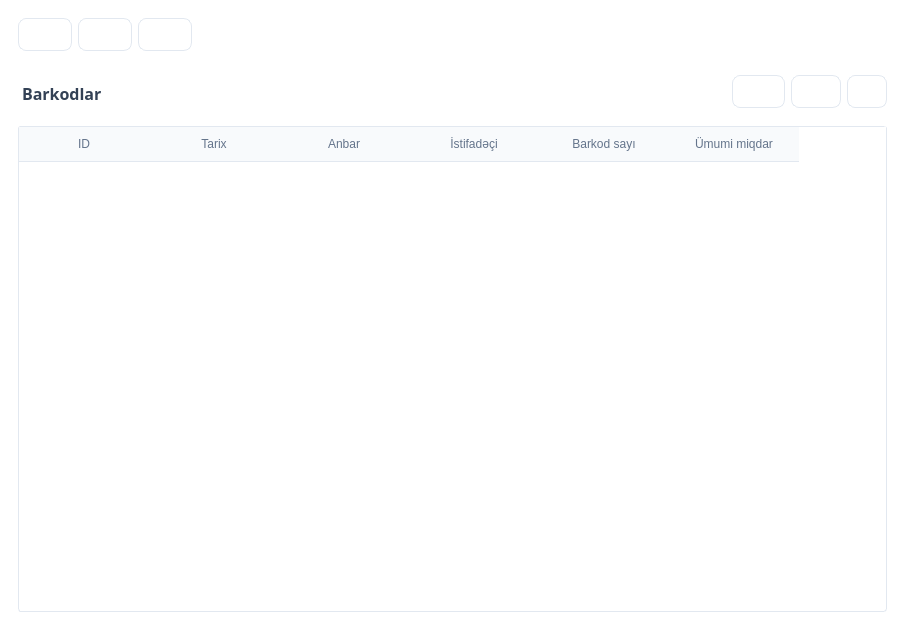
<?xml version="1.0" encoding="UTF-8"?>
<ui version="4.0">
 <class>Main</class>
 <widget class="QMainWindow" name="Main">
  <property name="geometry">
   <rect>
    <x>0</x>
    <y>0</y>
    <width>905</width>
    <height>630</height>
   </rect>
  </property>
  <property name="maximumSize">
   <size>
    <width>905</width>
    <height>630</height>
   </size>
  </property>
  <property name="acceptDrops">
   <bool>true</bool>
  </property>
  <property name="windowTitle">
   <string/>
  </property>
  <property name="windowIcon">
   <iconset resource="resources.qrc">
    <normaloff>:/assets/icons/icon.png</normaloff>:/assets/icons/icon.png</iconset>
  </property>
  <property name="styleSheet">
   <string notr="true">/* Main section */

QWidget {
    background-color: #FFFFFF;
    color: #334155;
}

/* Table Styling */
QTableWidget {
    background-color: #FFFFFF;
    border: 1px solid #E2E8F0;
	border-radius:3px;
    gridline-color: #F1F5F9;
}

QTableWidget::item {
    padding: 8px;
	border:none;
}

QTableWidget::item:selected {
    background-color: #E0F2FE;
    color: #0369A1;
}

QHeaderView::section {
    background-color: #F8FAFC;
    color: #64748B;
    padding: 8px;
    border: none;
    border-bottom: 1px solid #E2E8F0;
}

/* Button Styling */
QPushButton {
	max-height:15px;
    padding: 8px;
    border: 1px solid #E2E8F0;
    border-radius: 8px;
    background-color: #FFFFFF;
    color: #475569;
}

QPushButton:hover {
    background-color: #F0F9FF;
    border-color: #0EA5E9;
    color: #0EA5E9;
}

QPushButton:pressed {
    background-color: #E0F2FE;
    color: #0369A1;
}

/* Input Fields */
QLineEdit{
	max-height:15px;
    padding: 8px 12px;
    border: 1px solid #E2E8F0;
    border-radius: 8px;
    background-color: #FFFFFF;
    color: #334155;
}

QLineEdit:focus{
    border-color: #0EA5E9;
    background-color: #F0F9FF;
}

Line{
	background-color: rgba(40, 180, 244, 15);
}</string>
  </property>
  <widget class="QWidget" name="centralwidget">
   <layout class="QGridLayout" name="gridLayout">
    <item row="0" column="0">
     <widget class="QWidget" name="top" native="true">
      <layout class="QHBoxLayout" name="horizontalLayout_2">
       <item>
        <widget class="QPushButton" name="btn_users">
         <property name="minimumSize">
          <size>
           <width>0</width>
           <height>0</height>
          </size>
         </property>
         <property name="maximumSize">
          <size>
           <width>16777215</width>
           <height>33</height>
          </size>
         </property>
         <property name="font">
          <font>
           <family>Sans Serif</family>
           <pointsize>11</pointsize>
           <bold>false</bold>
          </font>
         </property>
         <property name="cursor">
          <cursorShape>PointingHandCursor</cursorShape>
         </property>
         <property name="focusPolicy">
          <enum>Qt::FocusPolicy::NoFocus</enum>
         </property>
         <property name="toolTip">
          <string>İstifadəçilər</string>
         </property>
         <property name="toolTipDuration">
          <number>-1</number>
         </property>
         <property name="layoutDirection">
          <enum>Qt::LayoutDirection::LeftToRight</enum>
         </property>
         <property name="autoFillBackground">
          <bool>false</bool>
         </property>
         <property name="styleSheet">
          <string notr="true"/>
         </property>
         <property name="text">
          <string/>
         </property>
         <property name="icon">
          <iconset resource="resources.qrc">
           <normaloff>:/assets/icons/stakeholder.png</normaloff>:/assets/icons/stakeholder.png</iconset>
         </property>
         <property name="iconSize">
          <size>
           <width>20</width>
           <height>20</height>
          </size>
         </property>
         <property name="checkable">
          <bool>true</bool>
         </property>
         <property name="checked">
          <bool>false</bool>
         </property>
         <property name="autoExclusive">
          <bool>true</bool>
         </property>
        </widget>
       </item>
       <item>
        <widget class="QPushButton" name="btn_barcodes">
         <property name="minimumSize">
          <size>
           <width>0</width>
           <height>0</height>
          </size>
         </property>
         <property name="maximumSize">
          <size>
           <width>16777215</width>
           <height>33</height>
          </size>
         </property>
         <property name="font">
          <font>
           <family>Sans Serif</family>
           <pointsize>11</pointsize>
           <bold>false</bold>
          </font>
         </property>
         <property name="cursor">
          <cursorShape>PointingHandCursor</cursorShape>
         </property>
         <property name="focusPolicy">
          <enum>Qt::FocusPolicy::NoFocus</enum>
         </property>
         <property name="toolTip">
          <string>Barkodlar</string>
         </property>
         <property name="layoutDirection">
          <enum>Qt::LayoutDirection::LeftToRight</enum>
         </property>
         <property name="autoFillBackground">
          <bool>false</bool>
         </property>
         <property name="styleSheet">
          <string notr="true"/>
         </property>
         <property name="text">
          <string/>
         </property>
         <property name="icon">
          <iconset resource="resources.qrc">
           <normaloff>:/assets/icons/verified.png</normaloff>:/assets/icons/verified.png</iconset>
         </property>
         <property name="iconSize">
          <size>
           <width>20</width>
           <height>20</height>
          </size>
         </property>
         <property name="checkable">
          <bool>true</bool>
         </property>
         <property name="checked">
          <bool>false</bool>
         </property>
         <property name="autoExclusive">
          <bool>true</bool>
         </property>
        </widget>
       </item>
       <item>
        <widget class="QPushButton" name="btn_show_info">
         <property name="minimumSize">
          <size>
           <width>0</width>
           <height>0</height>
          </size>
         </property>
         <property name="maximumSize">
          <size>
           <width>16777215</width>
           <height>33</height>
          </size>
         </property>
         <property name="font">
          <font>
           <family>Sans Serif</family>
           <pointsize>11</pointsize>
           <bold>false</bold>
          </font>
         </property>
         <property name="cursor">
          <cursorShape>PointingHandCursor</cursorShape>
         </property>
         <property name="focusPolicy">
          <enum>Qt::FocusPolicy::NoFocus</enum>
         </property>
         <property name="toolTip">
          <string>Barkodlar</string>
         </property>
         <property name="layoutDirection">
          <enum>Qt::LayoutDirection::LeftToRight</enum>
         </property>
         <property name="autoFillBackground">
          <bool>false</bool>
         </property>
         <property name="styleSheet">
          <string notr="true"/>
         </property>
         <property name="icon">
          <iconset resource="resources.qrc">
           <normaloff>:/assets/icons/info.png</normaloff>:/assets/icons/info.png</iconset>
         </property>
         <property name="iconSize">
          <size>
           <width>20</width>
           <height>20</height>
          </size>
         </property>
         <property name="checkable">
          <bool>true</bool>
         </property>
         <property name="checked">
          <bool>false</bool>
         </property>
         <property name="autoExclusive">
          <bool>true</bool>
         </property>
        </widget>
       </item>
       <item>
        <spacer name="horizontalSpacer_2">
         <property name="orientation">
          <enum>Qt::Orientation::Horizontal</enum>
         </property>
         <property name="sizeHint" stdset="0">
          <size>
           <width>40</width>
           <height>20</height>
          </size>
         </property>
        </spacer>
       </item>
      </layout>
     </widget>
    </item>
    <item row="1" column="0">
     <widget class="QStackedWidget" name="pages">
      <property name="currentIndex">
       <number>1</number>
      </property>
      <widget class="QWidget" name="users_page">
       <layout class="QGridLayout" name="gridLayout_2">
        <item row="0" column="0">
         <widget class="QWidget" name="users_widget" native="true">
          <property name="focusPolicy">
           <enum>Qt::FocusPolicy::NoFocus</enum>
          </property>
          <property name="styleSheet">
           <string notr="true"/>
          </property>
          <layout class="QVBoxLayout" name="verticalLayout">
           <property name="leftMargin">
            <number>0</number>
           </property>
           <property name="topMargin">
            <number>0</number>
           </property>
           <property name="rightMargin">
            <number>0</number>
           </property>
           <property name="bottomMargin">
            <number>0</number>
           </property>
           <item>
            <layout class="QHBoxLayout" name="horizontalLayout_4">
             <item>
              <widget class="QLabel" name="label_Users">
               <property name="minimumSize">
                <size>
                 <width>0</width>
                 <height>30</height>
                </size>
               </property>
               <property name="font">
                <font>
                 <family>Sans Serif</family>
                 <pointsize>12</pointsize>
                 <bold>true</bold>
                 <underline>false</underline>
                </font>
               </property>
               <property name="focusPolicy">
                <enum>Qt::FocusPolicy::NoFocus</enum>
               </property>
               <property name="styleSheet">
                <string notr="true">background-color:transparent;
padding-top:4px;</string>
               </property>
               <property name="text">
                <string>İstifadəçilər</string>
               </property>
              </widget>
             </item>
             <item>
              <spacer name="horizontalSpacer_4">
               <property name="orientation">
                <enum>Qt::Orientation::Horizontal</enum>
               </property>
               <property name="sizeHint" stdset="0">
                <size>
                 <width>40</width>
                 <height>27</height>
                </size>
               </property>
              </spacer>
             </item>
             <item>
              <widget class="QPushButton" name="btn_new_User">
               <property name="minimumSize">
                <size>
                 <width>0</width>
                 <height>0</height>
                </size>
               </property>
               <property name="maximumSize">
                <size>
                 <width>16777215</width>
                 <height>33</height>
                </size>
               </property>
               <property name="font">
                <font>
                 <family>Sans Serif</family>
                 <pointsize>10</pointsize>
                 <bold>false</bold>
                </font>
               </property>
               <property name="cursor">
                <cursorShape>PointingHandCursor</cursorShape>
               </property>
               <property name="focusPolicy">
                <enum>Qt::FocusPolicy::NoFocus</enum>
               </property>
               <property name="toolTip">
                <string/>
               </property>
               <property name="layoutDirection">
                <enum>Qt::LayoutDirection::LeftToRight</enum>
               </property>
               <property name="autoFillBackground">
                <bool>false</bool>
               </property>
               <property name="styleSheet">
                <string notr="true"/>
               </property>
               <property name="text">
                <string/>
               </property>
               <property name="icon">
                <iconset resource="resources.qrc">
                 <normaloff>:/assets/icons/plus.png</normaloff>:/assets/icons/plus.png</iconset>
               </property>
               <property name="iconSize">
                <size>
                 <width>20</width>
                 <height>20</height>
                </size>
               </property>
               <property name="checkable">
                <bool>true</bool>
               </property>
               <property name="autoExclusive">
                <bool>true</bool>
               </property>
              </widget>
             </item>
            </layout>
           </item>
           <item>
            <widget class="Line" name="line_21">
             <property name="maximumSize">
              <size>
               <width>16777215</width>
               <height>1</height>
              </size>
             </property>
             <property name="font">
              <font>
               <pointsize>1</pointsize>
              </font>
             </property>
             <property name="focusPolicy">
              <enum>Qt::FocusPolicy::NoFocus</enum>
             </property>
             <property name="styleSheet">
              <string notr="true"/>
             </property>
             <property name="orientation">
              <enum>Qt::Orientation::Horizontal</enum>
             </property>
            </widget>
           </item>
           <item>
            <spacer name="verticalSpacer_40">
             <property name="orientation">
              <enum>Qt::Orientation::Vertical</enum>
             </property>
             <property name="sizeType">
              <enum>QSizePolicy::Policy::Fixed</enum>
             </property>
             <property name="sizeHint" stdset="0">
              <size>
               <width>20</width>
               <height>5</height>
              </size>
             </property>
            </spacer>
           </item>
           <item>
            <widget class="QTableWidget" name="table_Users">
             <property name="cursor" stdset="0">
              <cursorShape>PointingHandCursor</cursorShape>
             </property>
             <property name="focusPolicy">
              <enum>Qt::FocusPolicy::NoFocus</enum>
             </property>
             <property name="styleSheet">
              <string notr="true"/>
             </property>
             <property name="frameShape">
              <enum>QFrame::Shape::NoFrame</enum>
             </property>
             <property name="sizeAdjustPolicy">
              <enum>QAbstractScrollArea::SizeAdjustPolicy::AdjustToContents</enum>
             </property>
             <property name="editTriggers">
              <set>QAbstractItemView::EditTrigger::NoEditTriggers</set>
             </property>
             <property name="tabKeyNavigation">
              <bool>false</bool>
             </property>
             <property name="showDropIndicator" stdset="0">
              <bool>false</bool>
             </property>
             <property name="dragDropOverwriteMode">
              <bool>false</bool>
             </property>
             <property name="dragDropMode">
              <enum>QAbstractItemView::DragDropMode::NoDragDrop</enum>
             </property>
             <property name="alternatingRowColors">
              <bool>true</bool>
             </property>
             <property name="selectionMode">
              <enum>QAbstractItemView::SelectionMode::SingleSelection</enum>
             </property>
             <property name="selectionBehavior">
              <enum>QAbstractItemView::SelectionBehavior::SelectRows</enum>
             </property>
             <property name="showGrid">
              <bool>true</bool>
             </property>
             <property name="gridStyle">
              <enum>Qt::PenStyle::SolidLine</enum>
             </property>
             <property name="sortingEnabled">
              <bool>false</bool>
             </property>
             <property name="rowCount">
              <number>0</number>
             </property>
             <attribute name="horizontalHeaderMinimumSectionSize">
              <number>31</number>
             </attribute>
             <attribute name="horizontalHeaderDefaultSectionSize">
              <number>130</number>
             </attribute>
             <attribute name="horizontalHeaderHighlightSections">
              <bool>true</bool>
             </attribute>
             <attribute name="horizontalHeaderShowSortIndicator" stdset="0">
              <bool>false</bool>
             </attribute>
             <attribute name="verticalHeaderVisible">
              <bool>true</bool>
             </attribute>
             <attribute name="verticalHeaderCascadingSectionResizes">
              <bool>false</bool>
             </attribute>
             <column>
              <property name="text">
               <string>ID</string>
              </property>
             </column>
             <column>
              <property name="text">
               <string>İstifadəçi</string>
              </property>
             </column>
             <column>
              <property name="text">
               <string>Şifrə</string>
              </property>
             </column>
            </widget>
           </item>
          </layout>
         </widget>
        </item>
       </layout>
      </widget>
      <widget class="QWidget" name="barcodes_page">
       <layout class="QGridLayout" name="gridLayout_4">
        <item row="0" column="0">
         <widget class="QWidget" name="Barcodes_widget" native="true">
          <property name="focusPolicy">
           <enum>Qt::FocusPolicy::NoFocus</enum>
          </property>
          <property name="styleSheet">
           <string notr="true"/>
          </property>
          <layout class="QVBoxLayout" name="verticalLayout_3">
           <property name="leftMargin">
            <number>0</number>
           </property>
           <property name="topMargin">
            <number>0</number>
           </property>
           <property name="rightMargin">
            <number>0</number>
           </property>
           <property name="bottomMargin">
            <number>0</number>
           </property>
           <item>
            <layout class="QHBoxLayout" name="horizontalLayout_6">
             <item>
              <widget class="QLabel" name="label_Barcodes">
               <property name="font">
                <font>
                 <family>Sans Serif</family>
                 <pointsize>12</pointsize>
                 <bold>true</bold>
                 <underline>false</underline>
                </font>
               </property>
               <property name="focusPolicy">
                <enum>Qt::FocusPolicy::NoFocus</enum>
               </property>
               <property name="styleSheet">
                <string notr="true">background-color:transparent;
padding-top:4px;</string>
               </property>
               <property name="text">
                <string>Barkodlar</string>
               </property>
              </widget>
             </item>
             <item>
              <spacer name="horizontalSpacer_6">
               <property name="orientation">
                <enum>Qt::Orientation::Horizontal</enum>
               </property>
               <property name="sizeHint" stdset="0">
                <size>
                 <width>40</width>
                 <height>27</height>
                </size>
               </property>
              </spacer>
             </item>
             <item>
              <widget class="QPushButton" name="btn_reload_Barcodes">
               <property name="maximumSize">
                <size>
                 <width>16777215</width>
                 <height>33</height>
                </size>
               </property>
               <property name="font">
                <font>
                 <pointsize>10</pointsize>
                </font>
               </property>
               <property name="text">
                <string/>
               </property>
               <property name="icon">
                <iconset resource="resources.qrc">
                 <normaloff>:/assets/icons/return.png</normaloff>:/assets/icons/return.png</iconset>
               </property>
               <property name="iconSize">
                <size>
                 <width>20</width>
                 <height>20</height>
                </size>
               </property>
               <property name="checkable">
                <bool>true</bool>
               </property>
               <property name="autoExclusive">
                <bool>true</bool>
               </property>
              </widget>
             </item>
             <item>
              <widget class="QPushButton" name="btn_export_choosen">
               <property name="text">
                <string/>
               </property>
               <property name="icon">
                <iconset resource="resources.qrc">
                 <normaloff>:/assets/icons/xls.png</normaloff>:/assets/icons/xls.png</iconset>
               </property>
               <property name="iconSize">
                <size>
                 <width>20</width>
                 <height>20</height>
                </size>
               </property>
               <property name="checkable">
                <bool>true</bool>
               </property>
               <property name="autoExclusive">
                <bool>true</bool>
               </property>
              </widget>
             </item>
             <item>
              <widget class="QPushButton" name="btn_delete_choosen">
               <property name="maximumSize">
                <size>
                 <width>40</width>
                 <height>33</height>
                </size>
               </property>
               <property name="font">
                <font>
                 <family>Sans Serif</family>
                 <pointsize>11</pointsize>
                 <bold>false</bold>
                </font>
               </property>
               <property name="cursor">
                <cursorShape>PointingHandCursor</cursorShape>
               </property>
               <property name="focusPolicy">
                <enum>Qt::FocusPolicy::NoFocus</enum>
               </property>
               <property name="styleSheet">
                <string notr="true"/>
               </property>
               <property name="text">
                <string/>
               </property>
               <property name="icon">
                <iconset resource="resources.qrc">
                 <normaloff>:/assets/icons/delete.png</normaloff>:/assets/icons/delete.png</iconset>
               </property>
               <property name="iconSize">
                <size>
                 <width>20</width>
                 <height>20</height>
                </size>
               </property>
               <property name="checkable">
                <bool>false</bool>
               </property>
               <property name="autoExclusive">
                <bool>false</bool>
               </property>
              </widget>
             </item>
            </layout>
           </item>
           <item>
            <widget class="Line" name="line_23">
             <property name="maximumSize">
              <size>
               <width>16777215</width>
               <height>1</height>
              </size>
             </property>
             <property name="font">
              <font>
               <pointsize>1</pointsize>
              </font>
             </property>
             <property name="focusPolicy">
              <enum>Qt::FocusPolicy::NoFocus</enum>
             </property>
             <property name="styleSheet">
              <string notr="true"/>
             </property>
             <property name="orientation">
              <enum>Qt::Orientation::Horizontal</enum>
             </property>
            </widget>
           </item>
           <item>
            <spacer name="verticalSpacer_42">
             <property name="orientation">
              <enum>Qt::Orientation::Vertical</enum>
             </property>
             <property name="sizeType">
              <enum>QSizePolicy::Policy::Fixed</enum>
             </property>
             <property name="sizeHint" stdset="0">
              <size>
               <width>20</width>
               <height>5</height>
              </size>
             </property>
            </spacer>
           </item>
           <item>
            <widget class="QTableWidget" name="table_Workspaces">
             <property name="cursor" stdset="0">
              <cursorShape>PointingHandCursor</cursorShape>
             </property>
             <property name="focusPolicy">
              <enum>Qt::FocusPolicy::NoFocus</enum>
             </property>
             <property name="styleSheet">
              <string notr="true"/>
             </property>
             <property name="frameShape">
              <enum>QFrame::Shape::NoFrame</enum>
             </property>
             <property name="sizeAdjustPolicy">
              <enum>QAbstractScrollArea::SizeAdjustPolicy::AdjustToContents</enum>
             </property>
             <property name="editTriggers">
              <set>QAbstractItemView::EditTrigger::NoEditTriggers</set>
             </property>
             <property name="tabKeyNavigation">
              <bool>false</bool>
             </property>
             <property name="showDropIndicator" stdset="0">
              <bool>false</bool>
             </property>
             <property name="dragDropOverwriteMode">
              <bool>false</bool>
             </property>
             <property name="dragDropMode">
              <enum>QAbstractItemView::DragDropMode::NoDragDrop</enum>
             </property>
             <property name="alternatingRowColors">
              <bool>true</bool>
             </property>
             <property name="selectionMode">
              <enum>QAbstractItemView::SelectionMode::ExtendedSelection</enum>
             </property>
             <property name="selectionBehavior">
              <enum>QAbstractItemView::SelectionBehavior::SelectRows</enum>
             </property>
             <property name="showGrid">
              <bool>true</bool>
             </property>
             <property name="gridStyle">
              <enum>Qt::PenStyle::SolidLine</enum>
             </property>
             <property name="sortingEnabled">
              <bool>false</bool>
             </property>
             <property name="rowCount">
              <number>0</number>
             </property>
             <attribute name="horizontalHeaderMinimumSectionSize">
              <number>31</number>
             </attribute>
             <attribute name="horizontalHeaderDefaultSectionSize">
              <number>130</number>
             </attribute>
             <attribute name="horizontalHeaderHighlightSections">
              <bool>true</bool>
             </attribute>
             <attribute name="horizontalHeaderShowSortIndicator" stdset="0">
              <bool>false</bool>
             </attribute>
             <attribute name="verticalHeaderVisible">
              <bool>true</bool>
             </attribute>
             <attribute name="verticalHeaderCascadingSectionResizes">
              <bool>false</bool>
             </attribute>
             <column>
              <property name="text">
               <string>ID</string>
              </property>
             </column>
             <column>
              <property name="text">
               <string>Tarix</string>
              </property>
             </column>
             <column>
              <property name="text">
               <string>Anbar</string>
              </property>
             </column>
             <column>
              <property name="text">
               <string>İstifadəçi</string>
              </property>
             </column>
             <column>
              <property name="text">
               <string>Barkod sayı</string>
              </property>
             </column>
             <column>
              <property name="text">
               <string>Ümumi miqdar</string>
              </property>
             </column>
            </widget>
           </item>
          </layout>
         </widget>
        </item>
       </layout>
      </widget>
     </widget>
    </item>
   </layout>
  </widget>
 </widget>
 <resources>
  <include location="resources.qrc"/>
 </resources>
 <connections/>
</ui>
